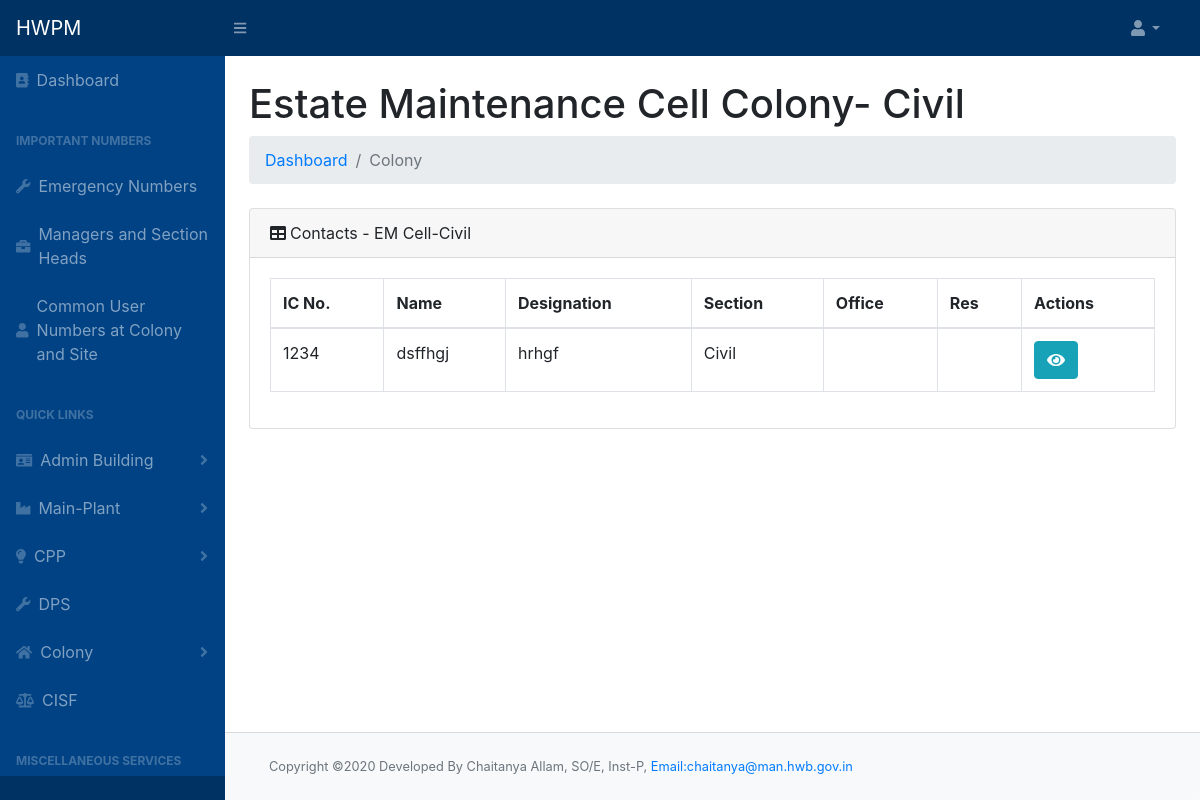
Page /emcivil.php on the earlier database version.
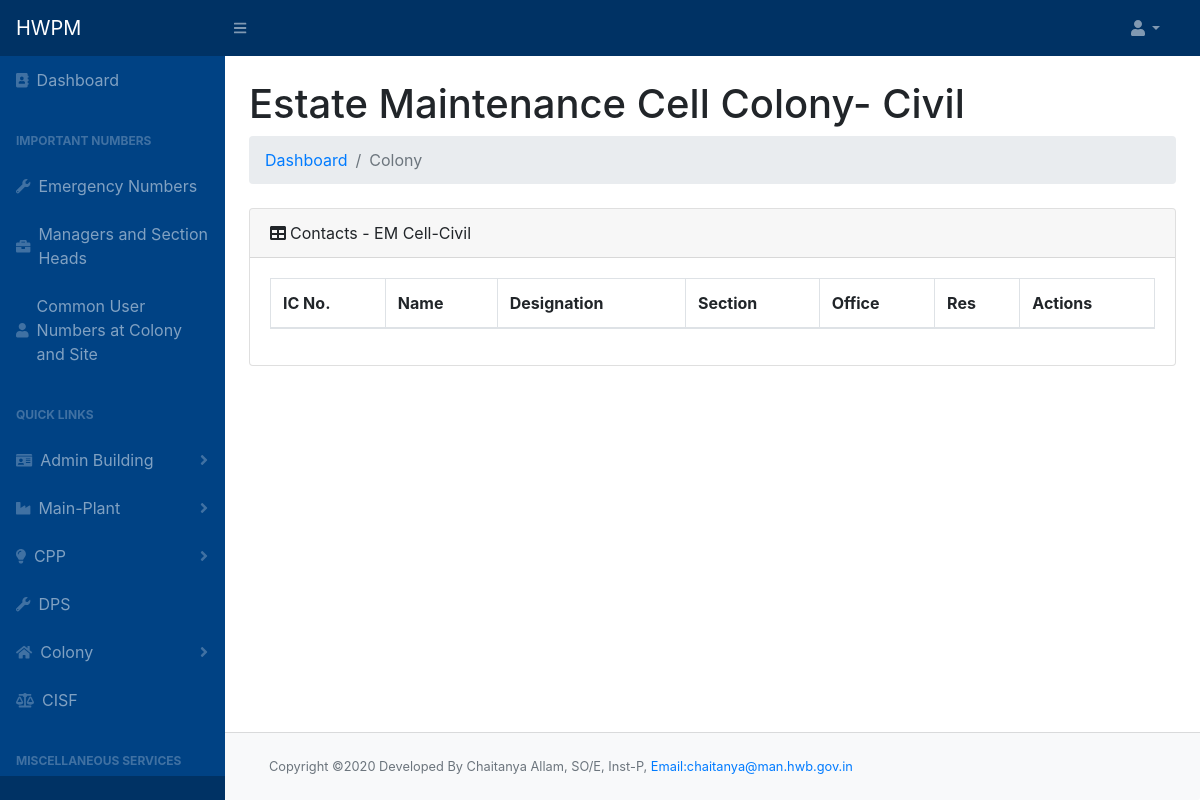
Same page on the later database version.
### tables this page shows
CREATE TABLE `employee` (
  `icno` int(10) NOT NULL,
  `name` varchar(50) NOT NULL,
  `designation` varchar(50) NOT NULL,
  `section` varchar(50) NOT NULL,
  `pno` int(20) NOT NULL,
  `email` varchar(100) NOT NULL,
  `mobile` varchar(20) NOT NULL,
  `cat1` int(11) NOT NULL,
  `cat2` int(11) NOT NULL,
  `cat3` int(11) NOT NULL,
  `cat4` int(11) NOT NULL
);

### emcivil.php (the view, shortened to what this page needs)
<!DOCTYPE html>
<html lang="en">
<?php include "header.php";
?>
<div id="layoutSidenav_content">
  <main>
    <div class="container-fluid">
      <h1 class="mt-4">Estate Maintenance Cell Colony- Civil</h1>
      <ol class="breadcrumb mb-4">
        <li class="breadcrumb-item"><a href="index.php">Dashboard</a></li>
        <?php if (isset($_GET['act'])) { ?>
          <li class="breadcrumb-item"><a href="emcivil.php">EM Cell - Civil</a></li>
          <li class="breadcrumb-item active">
          <?php
          $query = $conn->query("SELECT * FROM `main_act` where `eno`='" . $_GET['act'] . "'");
          if (!$query) die($conn->error);
          while ($row = $query->fetch_assoc()) {
            echo $row['act_name'];
          }
        } else echo "<li class='breadcrumb-item active'>Colony</a></li>";
          ?>
      </ol>
        <div class="card mb-4">
                <div class="card-header"><i class="fas fa-table mr-1"></i>Contacts - EM Cell-Civil</div>
                <div class="card-body">
                    <div class="table-responsive table-hover">
                        <table class="table table-bordered" id="dataTable" width="100%" cellspacing="0">
                            <thead>
                                <tr>
                                    <th>IC No.</th>
                                    <th>Name</th>
                                    <th>Designation</th>
                                    <th>Section</th>
                                    <th>Office</th>
                                    <th>Res</th>
                                    <th>Actions</th>
                                </tr>
                            </thead>
                            <tbody>
                                <?php $query = $conn->query("SELECT * FROM `employee` WHERE `cat1`= '10' or `cat2`='10' or `cat3` = '10'");
                                while ($row = $query->fetch_assoc()) {
                                    echo"<tr>";
                                    ?>
                                    <td><?php echo $row['icno']?></td>
                                    <td><?php echo $row['name']?></td>
                                    <td><?php echo $row['designation']?></td>
                                    <td><?php echo $row['section']?></td>
                                    <td></td>
                                    <td></td>
                                    <td>
                                    <button type="button" class="btn btn-info" data-toggle="modal" data-target="#myModalview" id="getUser" data-id="<?php echo $row['icno'] ?>"><i class="fa fa-eye"></i></button>
                                    </td>
                                    <?php
                                    echo "</tr>";
                                } ?>
                            </tbody>
                        </table>
                    </div>
                </div>
            </div>
        </div>
    </main>
    <br>
    <footer class="py-4 bg-light mt-auto card-footer">
        <div class="container-fluid">
            <div class="d-flex align-items-center justify-content-between small">
                <div class="text-muted">Copyright &copy;2020 Developed By Chaitanya Allam, SO/E, Inst-P, <a href="mailto:chaitanya@man.hwb.gov.in" style="font-size:0.8rem">Email:chaitanya@man.hwb.gov.in</a></div>
            </div>
        </div>
    </footer>
</div>
</div>
<?php include "footer.php" ?>

Differences in the rows shown:
removed employee: icno "1234", name "dsffhgj", designation "hrhgf", section "Civil"
